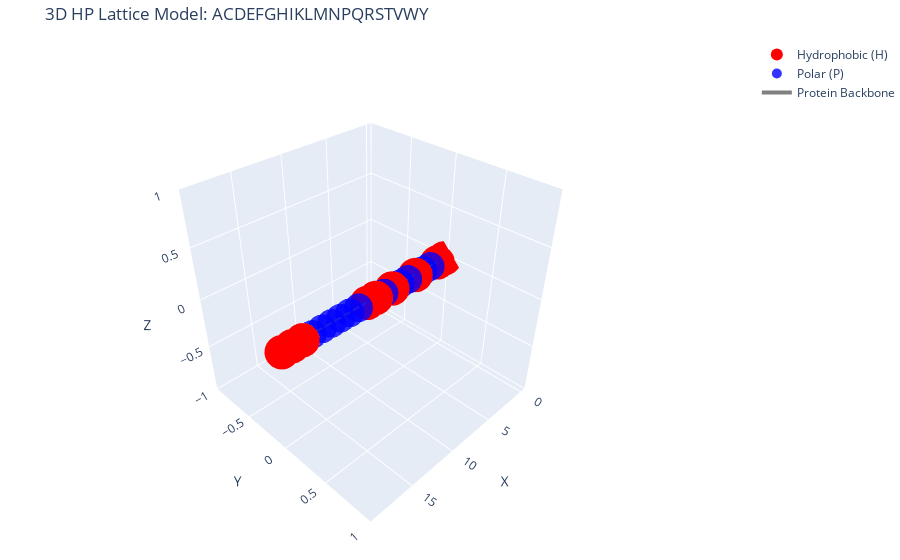

Notebook cell for this chart:
### Code cell
# HP classification mapping
HP_MAP = {
    'A': 'H', 'C': 'H', 'I': 'H', 'L': 'H', 'M': 'H',
    'F': 'H', 'W': 'H', 'Y': 'H', 'V': 'H',
    'R': 'P', 'N': 'P', 'D': 'P', 'Q': 'P', 'E': 'P',
    'G': 'P', 'H': 'P', 'K': 'P', 'P': 'P', 'S': 'P', 'T': 'P'
}

def generate_linear_chain(sequence: str) -> Tuple[List[Tuple[int, int, int]], List[str]]:
    """
    Generate a linear chain along the x-axis (simpler than random SAW).
    
    This provides a better starting point for MCMC than a random SAW.
    """
    coords = []
    hp_types = []
    
    for i, aa in enumerate(sequence):
        coords.append((i, 0, 0))
        hp_types.append(HP_MAP.get(aa, 'P'))
    
    return coords, hp_types

def plot_hp_lattice_3d(sequence, coords, hp_types):
    """Plot 3D HP lattice using Plotly."""
    # Separate H and P residues
    h_coords = [coords[i] for i, hp in enumerate(hp_types) if hp == 'H']
    p_coords = [coords[i] for i, hp in enumerate(hp_types) if hp == 'P']

    # Create figure
    fig = go.Figure()

    # Add hydrophobic residues (H) as red spheres
    if h_coords:
        h_x, h_y, h_z = zip(*h_coords)
        fig.add_trace(go.Scatter3d(
            x=h_x, y=h_y, z=h_z,
            mode='markers',
            marker=dict(size=12, color='red'),
            name='Hydrophobic (H)',
            text=[f'Residue {i+1}: {sequence[i]} (H)'
                  for i, hp in enumerate(hp_types) if hp == 'H']
        ))

    # Add polar residues (P) as blue spheres
    if p_coords:
        p_x, p_y, p_z = zip(*p_coords)
        fig.add_trace(go.Scatter3d(
            x=p_x, y=p_y, z=p_z,
            mode='markers',
            marker=dict(size=10, color='blue', opacity=0.8),
            name='Polar (P)',
            text=[f'Residue {i+1}: {sequence[i]} (P)'
                  for i, hp in enumerate(hp_types) if hp == 'P']
        ))

    # Add connections between residues
    x_coords, y_coords, z_coords = zip(*coords)
    fig.add_trace(go.Scatter3d(
        x=x_coords, y=y_coords, z=z_coords,
        mode='lines',
        line=dict(color='gray', width=4),
        name='Protein Backbone'
    ))

    # Update layout
    fig.update_layout(
        title=f'3D HP Lattice Model: {sequence}',
        scene=dict(
            xaxis_title='X',
            yaxis_title='Y',
            zaxis_title='Z',
            aspectmode='cube',
            camera=dict(eye=dict(x=1.5, y=1.5, z=1.5))
        ),
        margin=dict(l=0, r=0, b=0, t=40),
        showlegend=True
    )

    fig.show()

    # Print statistics
    print(f"Sequence: {sequence}")
    print(f"Length: {len(sequence)} residues")
    print(f"H residues: {hp_types.count('H')}")
    print(f"P residues: {hp_types.count('P')}")
    print(f"Unique positions: {len(set(coords))}")

# Example usage
if __name__ == "__main__":
    # Test sequence - you can replace with your own
    test_sequence = "ACDEFGHIKLMNPQRSTVWY"

    coords, hp_types = generate_linear_chain(test_sequence)
    print("Coords: ", coords)
    print("HP_types: ", hp_types)

    # Generate and plot
    plot_hp_lattice_3d(test_sequence, coords, hp_types)

### Figure 1 — Plotly figure (JSON) as saved in the notebook; plotly's stock layout.template omitted (floating-point values rounded to 4 significant figures)
{"data": [{"marker": {"color": "red", "size": 12}, "mode": "markers", "name": "Hydrophobic (H)", "text": ["Residue 1: A (H)", "Residue 2: C (H)", "Residue 5: F (H)", "Residue 8: I (H)", "Residue 10: L (H)", "Residue 11: M (H)", "Residue 18: V (H)", "Residue 19: W (H)", "Residue 20: Y (H)"], "type": "scatter3d", "x": [0, 1, 4, 7, 9, 10, 17, 18, 19], "y": [0, 0, 0, 0, 0, 0, 0, 0, 0], "z": [0, 0, 0, 0, 0, 0, 0, 0, 0]}, {"marker": {"color": "blue", "opacity": 0.8, "size": 10}, "mode": "markers", "name": "Polar (P)", "text": ["Residue 3: D (P)", "Residue 4: E (P)", "Residue 6: G (P)", "Residue 7: H (P)", "Residue 9: K (P)", "Residue 12: N (P)", "Residue 13: P (P)", "Residue 14: Q (P)", "Residue 15: R (P)", "Residue 16: S (P)", "Residue 17: T (P)"], "type": "scatter3d", "x": [2, 3, 5, 6, 8, 11, 12, 13, 14, 15, 16], "y": [0, 0, 0, 0, 0, 0, 0, 0, 0, 0, 0], "z": [0, 0, 0, 0, 0, 0, 0, 0, 0, 0, 0]}, {"line": {"color": "gray", "width": 4}, "mode": "lines", "name": "Protein Backbone", "type": "scatter3d", "x": [0, 1, 2, 3, 4, 5, 6, 7, 8, 9, 10, 11, 12, 13, 14, 15, 16, 17, 18, 19], "y": [0, 0, 0, 0, 0, 0, 0, 0, 0, 0, 0, 0, 0, 0, 0, 0, 0, 0, 0, 0], "z": [0, 0, 0, 0, 0, 0, 0, 0, 0, 0, 0, 0, 0, 0, 0, 0, 0, 0, 0, 0]}], "layout": {"margin": {"b": 0, "l": 0, "r": 0, "t": 40}, "scene": {"aspectmode": "cube", "camera": {"eye": {"x": 1.5, "y": 1.5, "z": 1.5}}, "xaxis": {"title": {"text": "X"}}, "yaxis": {"title": {"text": "Y"}}, "zaxis": {"title": {"text": "Z"}}}, "showlegend": true, "title": {"text": "3D HP Lattice Model: ACDEFGHIKLMNPQRSTVWY"}}}
